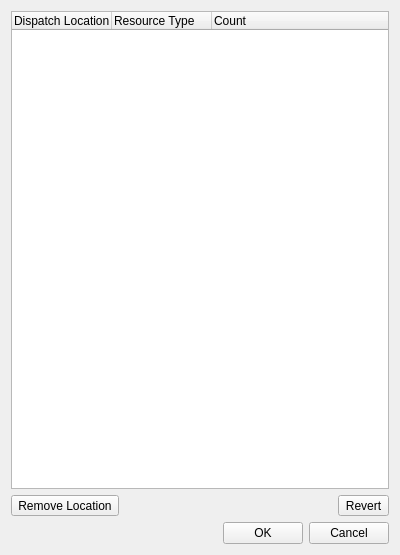
<?xml version="1.0" encoding="UTF-8"?>
<ui version="4.0">
 <class>WfipsResourceWidget</class>
 <widget class="QWidget" name="WfipsResourceWidget">
  <property name="geometry">
   <rect>
    <x>0</x>
    <y>0</y>
    <width>400</width>
    <height>555</height>
   </rect>
  </property>
  <property name="windowTitle">
   <string>Form</string>
  </property>
  <layout class="QVBoxLayout" name="verticalLayout">
   <item>
    <widget class="QTreeWidget" name="treeWidget">
     <property name="alternatingRowColors">
      <bool>true</bool>
     </property>
     <column>
      <property name="text">
       <string>Dispatch Location</string>
      </property>
     </column>
     <column>
      <property name="text">
       <string>Resource Type</string>
      </property>
     </column>
     <column>
      <property name="text">
       <string>Count</string>
      </property>
     </column>
    </widget>
   </item>
   <item>
    <layout class="QHBoxLayout" name="horizontalLayout_2">
     <item>
      <widget class="QToolButton" name="omitToolButton">
       <property name="toolTip">
        <string>Omit Selected Locations.</string>
       </property>
       <property name="text">
        <string>Remove Location</string>
       </property>
       <property name="toolButtonStyle">
        <enum>Qt::ToolButtonTextBesideIcon</enum>
       </property>
      </widget>
     </item>
     <item>
      <spacer name="horizontalSpacer">
       <property name="orientation">
        <enum>Qt::Horizontal</enum>
       </property>
       <property name="sizeHint" stdset="0">
        <size>
         <width>40</width>
         <height>20</height>
        </size>
       </property>
      </spacer>
     </item>
     <item>
      <widget class="QToolButton" name="revertToolButton">
       <property name="text">
        <string>Revert</string>
       </property>
       <property name="toolButtonStyle">
        <enum>Qt::ToolButtonTextBesideIcon</enum>
       </property>
      </widget>
     </item>
    </layout>
   </item>
   <item>
    <layout class="QHBoxLayout" name="horizontalLayout">
     <item>
      <spacer name="horizontalSpacer_2">
       <property name="orientation">
        <enum>Qt::Horizontal</enum>
       </property>
       <property name="sizeHint" stdset="0">
        <size>
         <width>40</width>
         <height>20</height>
        </size>
       </property>
      </spacer>
     </item>
     <item>
      <widget class="QPushButton" name="okButton">
       <property name="text">
        <string>OK</string>
       </property>
      </widget>
     </item>
     <item>
      <widget class="QPushButton" name="cancelButton">
       <property name="text">
        <string>Cancel</string>
       </property>
      </widget>
     </item>
    </layout>
   </item>
  </layout>
 </widget>
 <resources/>
 <connections/>
</ui>
